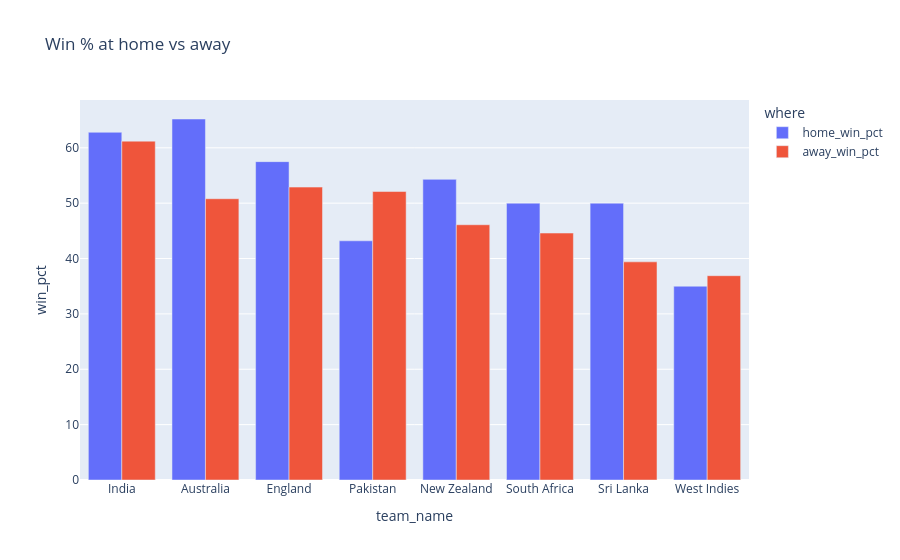

The notebook cell saved with this chart:
### Markdown cell above
# Cell 4: home vs away

### Code cell
df = q("q12")
df["home_win_pct"] = (100 * df["home_wins"] / df["home_played"]).round(1)
df["away_win_pct"] = (100 * df["away_wins"] / df["away_played"]).round(1)
long = df.melt(id_vars="team_name", value_vars=["home_win_pct", "away_win_pct"],
               var_name="where", value_name="win_pct")
fig = px.bar(long, x="team_name", y="win_pct", color="where", barmode="group",
             title="Win % at home vs away")
save(fig, "home_vs_away").show()

### Figure 1 — Plotly figure (JSON) as saved in the notebook; plotly's stock layout.template omitted (floating-point values rounded to 4 significant figures)
{"data": [{"alignmentgroup": "True", "hovertemplate": "where=home_win_pct<br>team_name=%{x}<br>win_pct=%{y}<extra></extra>", "legendgroup": "home_win_pct", "marker": {"color": "#636efa", "pattern": {"shape": ""}}, "name": "home_win_pct", "offsetgroup": "home_win_pct", "orientation": "v", "showlegend": true, "textposition": "auto", "type": "bar", "x": ["India", "Australia", "England", "Pakistan", "New Zealand", "South Africa", "Sri Lanka", "West Indies"], "xaxis": "x", "y": [62.8, 65.2, 57.5, 43.2, 54.3, 50.0, 50.0, 35.0], "yaxis": "y"}, {"alignmentgroup": "True", "hovertemplate": "where=away_win_pct<br>team_name=%{x}<br>win_pct=%{y}<extra></extra>", "legendgroup": "away_win_pct", "marker": {"color": "#EF553B", "pattern": {"shape": ""}}, "name": "away_win_pct", "offsetgroup": "away_win_pct", "orientation": "v", "showlegend": true, "textposition": "auto", "type": "bar", "x": ["India", "Australia", "England", "Pakistan", "New Zealand", "South Africa", "Sri Lanka", "West Indies"], "xaxis": "x", "y": [61.2, 50.8, 52.9, 52.1, 46.1, 44.6, 39.4, 36.9], "yaxis": "y"}], "layout": {"barmode": "group", "legend": {"title": {"text": "where"}, "tracegroupgap": 0}, "title": {"text": "Win % at home vs away"}, "xaxis": {"anchor": "y", "domain": [0, 1], "title": {"text": "team_name"}}, "yaxis": {"anchor": "x", "domain": [0, 1], "title": {"text": "win_pct"}}}}
